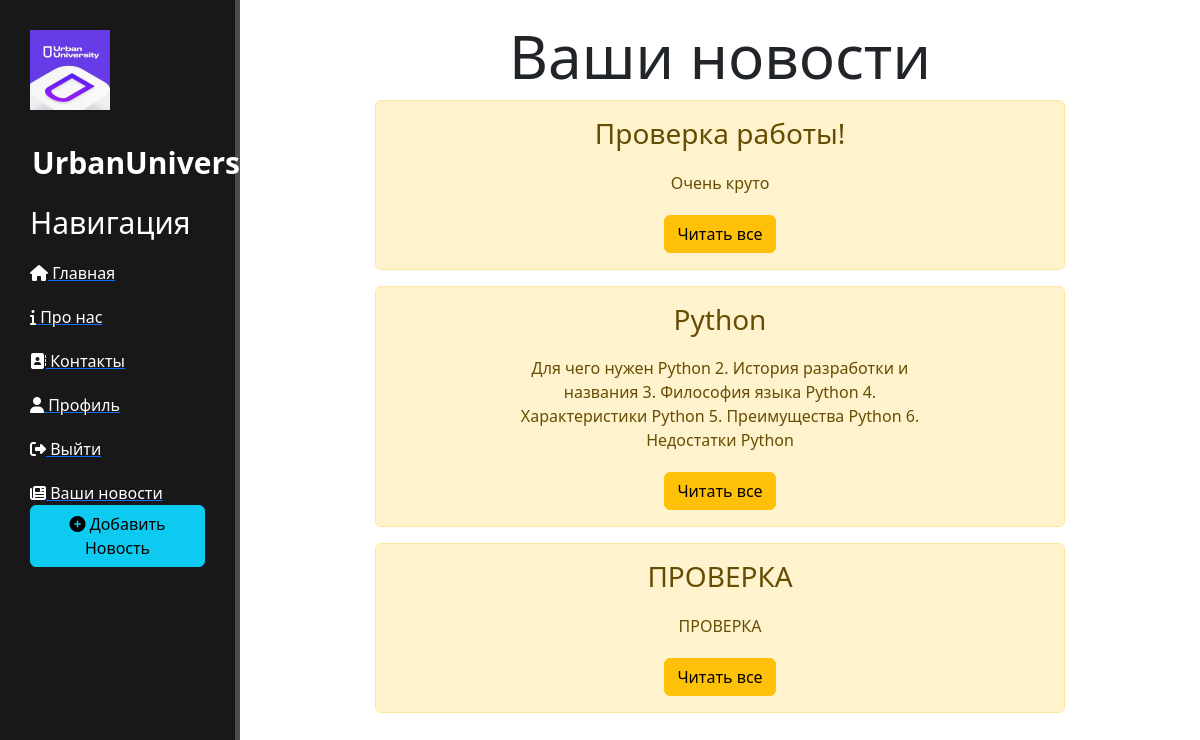
The app's page /news/ (signed in), older data.
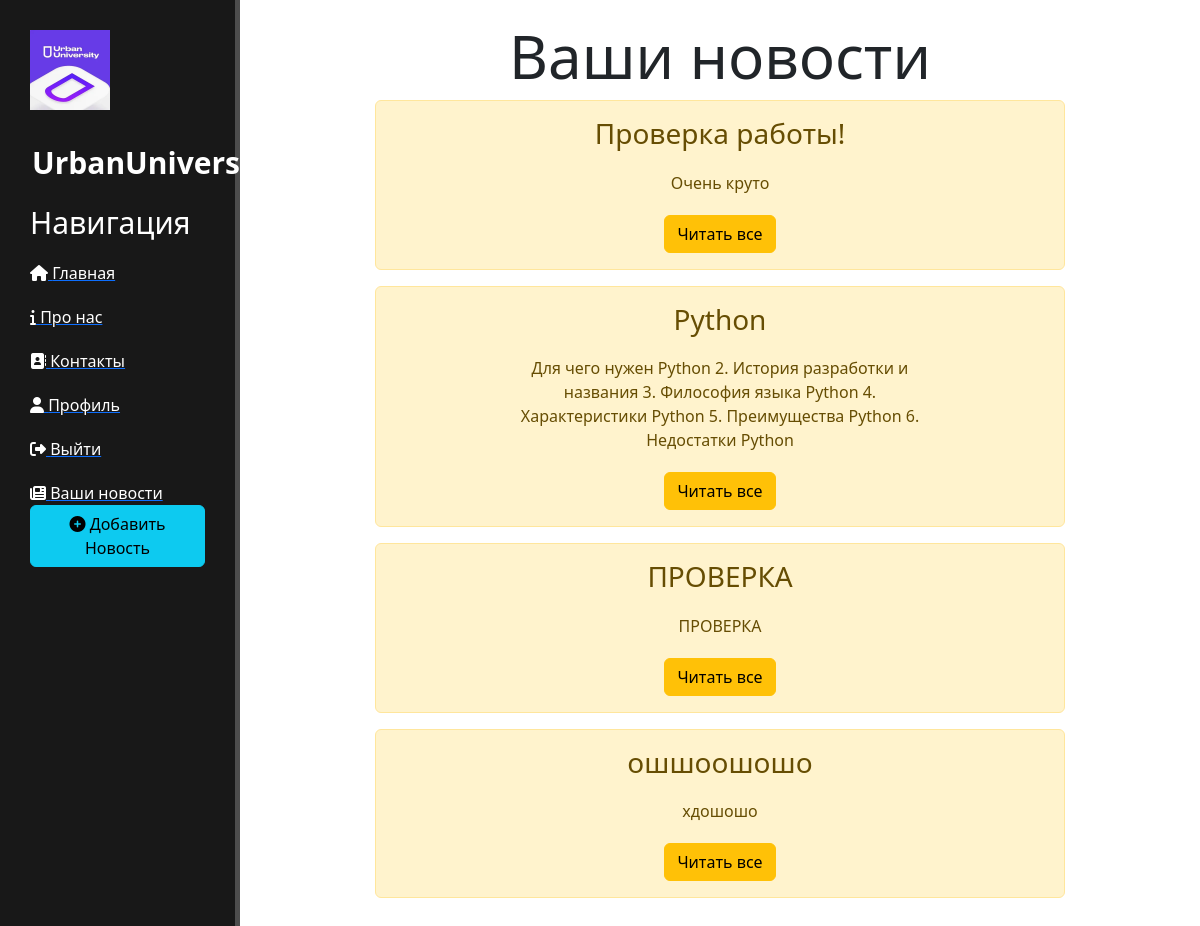
The same page, newer data.
### news/models.py (models this page shows, shortened)
class Articles(models.Model):
    title = models.CharField('Название', max_length=50)
    anons = models.CharField('Анонс', max_length=250)
    full_text = models.TextField('Статья')
    date = models.DateTimeField('Дата публикации')
    class Meta:
        verbose_name = 'Новость'
        verbose_name_plural = 'Новости'

### news/views.py (the view)
# urls.py: path('', views.news_home, name='news_home'),
@login_required
def news_home(request):
    news = Articles.objects.all()
    return render(request, 'news_home.html', {'news': news})

### templates/news_home.html (shortened to what this page needs)
{% extends 'base.html' %}
{% block content %}
    <div class="features">
        <h1>Ваши новости</h1>
        {% if news %}
            {% for el in news %}
                <div class="alert alert-warning">
                    <h3>{{ el.title }}</h3>
                    <p>{{ el.anons }}</p>
                    <a href="{% url 'news-detail' el.id %}" class="btn btn-warning">Читать все</a>
                </div>
            {% endfor %}
        {% else %}
            <p>У вас нет записей</p>
        {% endif %}
    </div>
{% endblock %}

Row changes from the older to the newer data that the page shows:
added Articles: title "ошшоошошо", anons "хдошошо"
